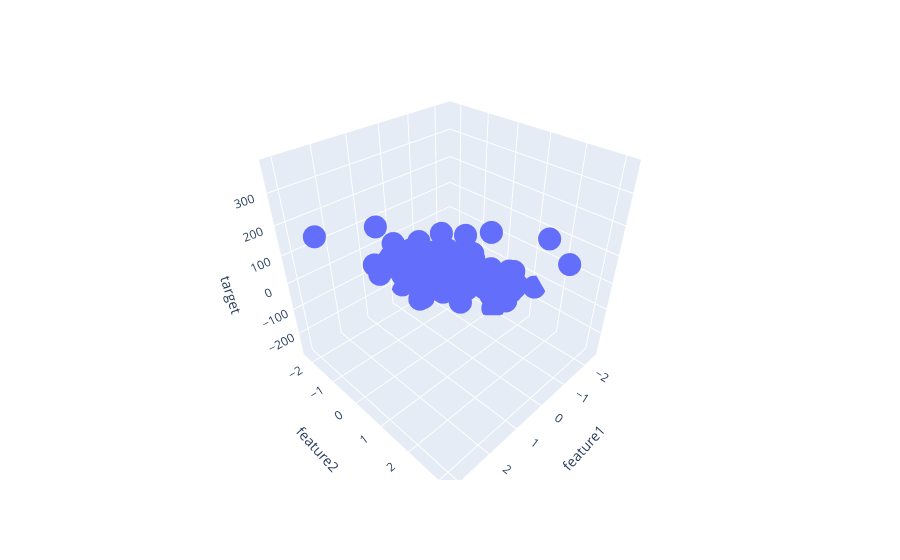

Notebook code for this chart:
### Code cell
fig=px.scatter_3d(df,x='feature1',y='feature2',z='target')
fig.show()
